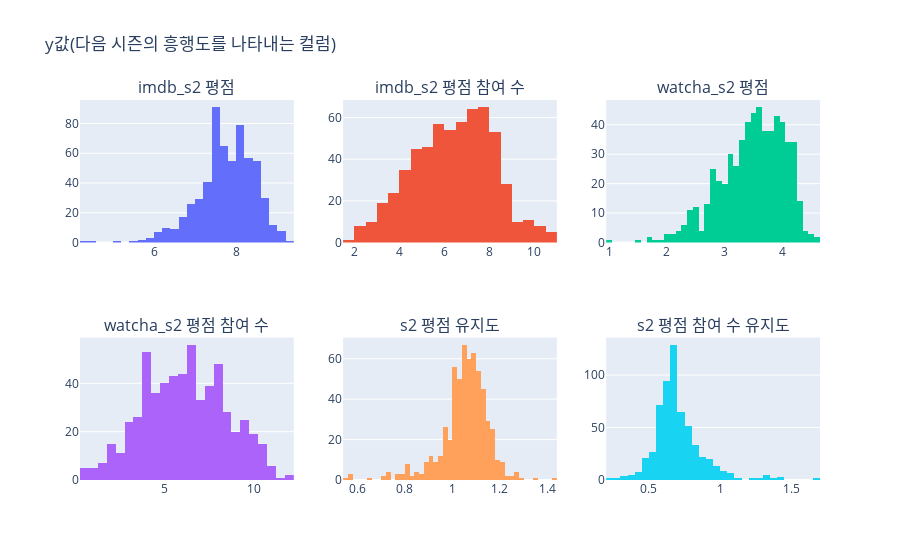
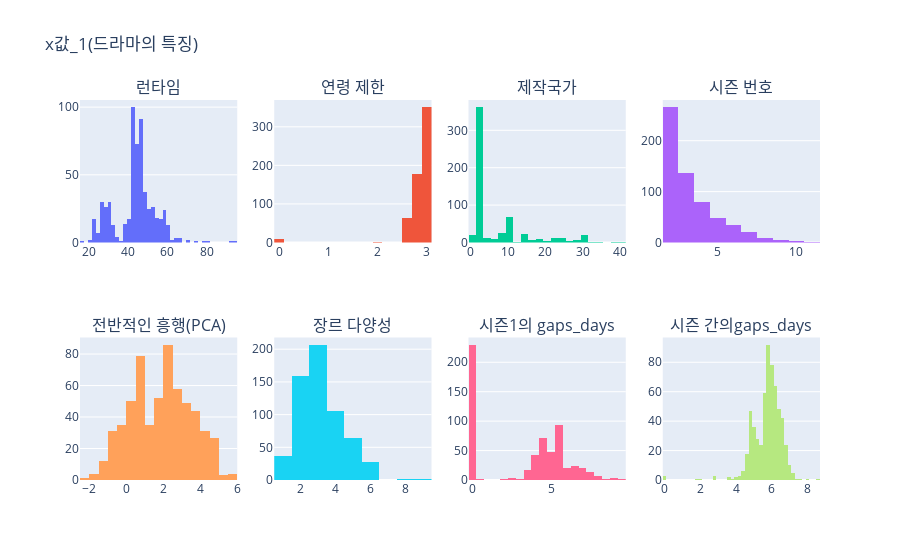
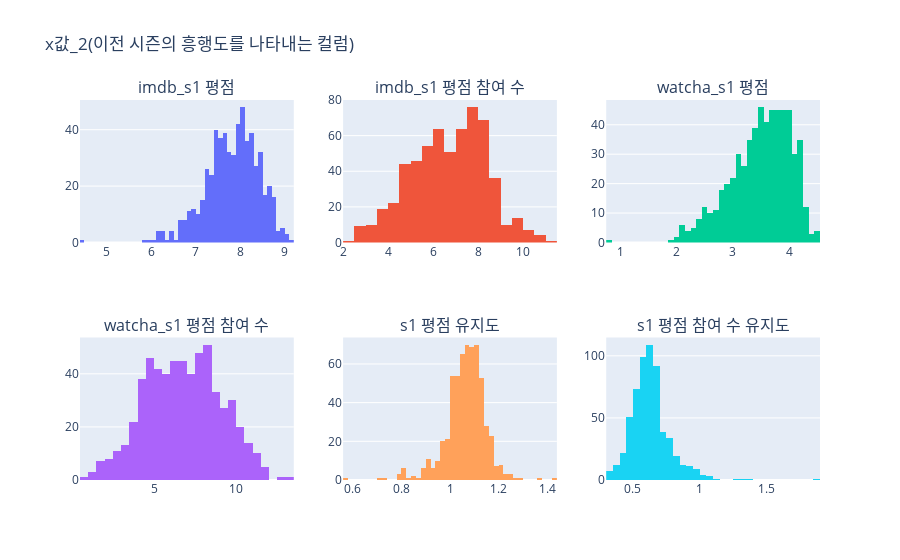

The notebook cell these images were saved under, in order:
### Code cell
# 분포도

# 첫 번째 그래프: 6개의 속성 히스토그램
fig1 = make_subplots(rows=2, cols=3, subplot_titles=['imdb_s2 평점', 'imdb_s2 평점 참여 수', 'watcha_s2 평점', 'watcha_s2 평점 참여 수', 's2 평점 유지도', 's2 평점 참여 수 유지도'])
columns1 = ['i_s2_rate', 'i_s2_rate_cnt', 'w_s2_rate', 'w_s2_rate_cnt', 's2_rate_retention', 's2_rate_cnt_retention']

for i, col in enumerate(columns1):
    fig1.add_trace(go.Histogram(x=df[col], name=col), row=(i // 3) + 1, col=(i % 3) + 1)

fig1.update_layout(title_text='y값(다음 시즌의 흥행도를 나타내는 컬럼)', showlegend=False)

# 두 번째 그래프: 8개의 속성 히스토그램
fig2 = make_subplots(rows=2, cols=4, subplot_titles=['런타임', '연령 제한', '제작국가', '시즌 번호', '전반적인 흥행(PCA)', '장르 다양성', '시즌1의 gaps_days', '시즌 간의gaps_days'])
columns2 = ['runtime', 'age_rating', 'production_country', 'seson_n', 'PCA', 'genre_len', 's1_gap_days', 'season_gaps_days']

for i, col in enumerate(columns2):
    fig2.add_trace(go.Histogram(x=df[col], name=col), row=(i // 4) + 1, col=(i % 4) + 1)

fig2.update_layout(title_text='x값_1(드라마의 특징)', showlegend=False)

# 세 번째 그래프: 6개의 속성 히스토그램
fig3 = make_subplots(rows=2, cols=3, subplot_titles=['imdb_s1 평점', 'imdb_s1 평점 참여 수', 'watcha_s1 평점', 'watcha_s1 평점 참여 수', 's1 평점 유지도', 's1 평점 참여 수 유지도'])
columns3 = ['i_s1_rate', 'i_s1_rate_cnt', 'w_s1_rate', 'w_s1_rate_cnt', 's1_rate_retention', 's1_rate_cnt_retention']

for i, col in enumerate(columns3):
    fig3.add_trace(go.Histogram(x=df[col], name=col), row=(i // 3) + 1, col=(i % 3) + 1)

fig3.update_layout(title_text='x값_2(이전 시즌의 흥행도를 나타내는 컬럼)', showlegend=False)

# 그래프 출력
fig1.show()
fig2.show()
fig3.show()

### Figure 1 — Plotly figure (JSON) as saved in the notebook; plotly's stock layout.template omitted (floating-point values rounded to 4 significant figures; data arrays with more than 128 entries replaced by an {"elided": "..."} marker saying what was removed)
{"data": [{"name": "i_s2_rate", "type": "histogram", "x": {"elided": "601 float values"}, "xaxis": "x", "yaxis": "y"}, {"name": "i_s2_rate_cnt", "type": "histogram", "x": {"elided": "601 float values"}, "xaxis": "x2", "yaxis": "y2"}, {"name": "w_s2_rate", "type": "histogram", "x": {"elided": "601 float values"}, "xaxis": "x3", "yaxis": "y3"}, {"name": "w_s2_rate_cnt", "type": "histogram", "x": {"elided": "601 float values"}, "xaxis": "x4", "yaxis": "y4"}, {"name": "s2_rate_retention", "type": "histogram", "x": {"elided": "601 float values"}, "xaxis": "x5", "yaxis": "y5"}, {"name": "s2_rate_cnt_retention", "type": "histogram", "x": {"elided": "601 float values"}, "xaxis": "x6", "yaxis": "y6"}], "layout": {"annotations": [{"font": {"size": 16}, "showarrow": false, "text": "imdb_s2 평점", "x": 0.1444, "xanchor": "center", "xref": "paper", "y": 1, "yanchor": "bottom", "yref": "paper"}, {"font": {"size": 16}, "showarrow": false, "text": "imdb_s2 평점 참여 수", "x": 0.5, "xanchor": "center", "xref": "paper", "y": 1, "yanchor": "bottom", "yref": "paper"}, {"font": {"size": 16}, "showarrow": false, "text": "watcha_s2 평점", "x": 0.8556, "xanchor": "center", "xref": "paper", "y": 1, "yanchor": "bottom", "yref": "paper"}, {"font": {"size": 16}, "showarrow": false, "text": "watcha_s2 평점 참여 수", "x": 0.1444, "xanchor": "center", "xref": "paper", "y": 0.375, "yanchor": "bottom", "yref": "paper"}, {"font": {"size": 16}, "showarrow": false, "text": "s2 평점 유지도", "x": 0.5, "xanchor": "center", "xref": "paper", "y": 0.375, "yanchor": "bottom", "yref": "paper"}, {"font": {"size": 16}, "showarrow": false, "text": "s2 평점 참여 수 유지도", "x": 0.8556, "xanchor": "center", "xref": "paper", "y": 0.375, "yanchor": "bottom", "yref": "paper"}], "showlegend": false, "title": {"text": "y값(다음 시즌의 흥행도를 나타내는 컬럼)"}, "xaxis": {"anchor": "y", "domain": [0, 0.2889]}, "xaxis2": {"anchor": "y2", "domain": [0.3556, 0.6444]}, "xaxis3": {"anchor": "y3", "domain": [0.7111, 1]}, "xaxis4": {"anchor": "y4", "domain": [0, 0.2889]}, "xaxis5": {"anchor": "y5", "domain": [0.3556, 0.6444]}, "xaxis6": {"anchor": "y6", "domain": [0.7111, 1]}, "yaxis": {"anchor": "x", "domain": [0.625, 1]}, "yaxis2": {"anchor": "x2", "domain": [0.625, 1]}, "yaxis3": {"anchor": "x3", "domain": [0.625, 1]}, "yaxis4": {"anchor": "x4", "domain": [0, 0.375]}, "yaxis5": {"anchor": "x5", "domain": [0, 0.375]}, "yaxis6": {"anchor": "x6", "domain": [0, 0.375]}}}

### Figure 2 — Plotly figure (JSON) as saved in the notebook; plotly's stock layout.template omitted (floating-point values rounded to 4 significant figures; data arrays with more than 128 entries replaced by an {"elided": "..."} marker saying what was removed)
{"data": [{"name": "runtime", "type": "histogram", "x": {"elided": "601 int values"}, "xaxis": "x", "yaxis": "y"}, {"name": "age_rating", "type": "histogram", "x": {"elided": "601 float values"}, "xaxis": "x2", "yaxis": "y2"}, {"name": "production_country", "type": "histogram", "x": {"elided": "601 int values"}, "xaxis": "x3", "yaxis": "y3"}, {"name": "seson_n", "type": "histogram", "x": {"elided": "601 int values"}, "xaxis": "x4", "yaxis": "y4"}, {"name": "PCA", "type": "histogram", "x": {"elided": "601 float values"}, "xaxis": "x5", "yaxis": "y5"}, {"name": "genre_len", "type": "histogram", "x": {"elided": "601 int values"}, "xaxis": "x6", "yaxis": "y6"}, {"name": "s1_gap_days", "type": "histogram", "x": {"elided": "601 float values"}, "xaxis": "x7", "yaxis": "y7"}, {"name": "season_gaps_days", "type": "histogram", "x": {"elided": "601 float values"}, "xaxis": "x8", "yaxis": "y8"}], "layout": {"annotations": [{"font": {"size": 16}, "showarrow": false, "text": "런타임", "x": 0.1062, "xanchor": "center", "xref": "paper", "y": 1, "yanchor": "bottom", "yref": "paper"}, {"font": {"size": 16}, "showarrow": false, "text": "연령 제한", "x": 0.3688, "xanchor": "center", "xref": "paper", "y": 1, "yanchor": "bottom", "yref": "paper"}, {"font": {"size": 16}, "showarrow": false, "text": "제작국가", "x": 0.6313, "xanchor": "center", "xref": "paper", "y": 1, "yanchor": "bottom", "yref": "paper"}, {"font": {"size": 16}, "showarrow": false, "text": "시즌 번호", "x": 0.8938, "xanchor": "center", "xref": "paper", "y": 1, "yanchor": "bottom", "yref": "paper"}, {"font": {"size": 16}, "showarrow": false, "text": "전반적인 흥행(PCA)", "x": 0.1062, "xanchor": "center", "xref": "paper", "y": 0.375, "yanchor": "bottom", "yref": "paper"}, {"font": {"size": 16}, "showarrow": false, "text": "장르 다양성", "x": 0.3688, "xanchor": "center", "xref": "paper", "y": 0.375, "yanchor": "bottom", "yref": "paper"}, {"font": {"size": 16}, "showarrow": false, "text": "시즌1의 gaps_days", "x": 0.6313, "xanchor": "center", "xref": "paper", "y": 0.375, "yanchor": "bottom", "yref": "paper"}, {"font": {"size": 16}, "showarrow": false, "text": "시즌 간의gaps_days", "x": 0.8938, "xanchor": "center", "xref": "paper", "y": 0.375, "yanchor": "bottom", "yref": "paper"}], "showlegend": false, "title": {"text": "x값_1(드라마의 특징)"}, "xaxis": {"anchor": "y", "domain": [0, 0.2125]}, "xaxis2": {"anchor": "y2", "domain": [0.2625, 0.475]}, "xaxis3": {"anchor": "y3", "domain": [0.525, 0.7375]}, "xaxis4": {"anchor": "y4", "domain": [0.7875, 1]}, "xaxis5": {"anchor": "y5", "domain": [0, 0.2125]}, "xaxis6": {"anchor": "y6", "domain": [0.2625, 0.475]}, "xaxis7": {"anchor": "y7", "domain": [0.525, 0.7375]}, "xaxis8": {"anchor": "y8", "domain": [0.7875, 1]}, "yaxis": {"anchor": "x", "domain": [0.625, 1]}, "yaxis2": {"anchor": "x2", "domain": [0.625, 1]}, "yaxis3": {"anchor": "x3", "domain": [0.625, 1]}, "yaxis4": {"anchor": "x4", "domain": [0.625, 1]}, "yaxis5": {"anchor": "x5", "domain": [0, 0.375]}, "yaxis6": {"anchor": "x6", "domain": [0, 0.375]}, "yaxis7": {"anchor": "x7", "domain": [0, 0.375]}, "yaxis8": {"anchor": "x8", "domain": [0, 0.375]}}}

### Figure 3 — Plotly figure (JSON) as saved in the notebook; plotly's stock layout.template omitted (floating-point values rounded to 4 significant figures; data arrays with more than 128 entries replaced by an {"elided": "..."} marker saying what was removed)
{"data": [{"name": "i_s1_rate", "type": "histogram", "x": {"elided": "601 float values"}, "xaxis": "x", "yaxis": "y"}, {"name": "i_s1_rate_cnt", "type": "histogram", "x": {"elided": "601 float values"}, "xaxis": "x2", "yaxis": "y2"}, {"name": "w_s1_rate", "type": "histogram", "x": {"elided": "601 float values"}, "xaxis": "x3", "yaxis": "y3"}, {"name": "w_s1_rate_cnt", "type": "histogram", "x": {"elided": "601 float values"}, "xaxis": "x4", "yaxis": "y4"}, {"name": "s1_rate_retention", "type": "histogram", "x": {"elided": "601 float values"}, "xaxis": "x5", "yaxis": "y5"}, {"name": "s1_rate_cnt_retention", "type": "histogram", "x": {"elided": "601 float values"}, "xaxis": "x6", "yaxis": "y6"}], "layout": {"annotations": [{"font": {"size": 16}, "showarrow": false, "text": "imdb_s1 평점", "x": 0.1444, "xanchor": "center", "xref": "paper", "y": 1, "yanchor": "bottom", "yref": "paper"}, {"font": {"size": 16}, "showarrow": false, "text": "imdb_s1 평점 참여 수", "x": 0.5, "xanchor": "center", "xref": "paper", "y": 1, "yanchor": "bottom", "yref": "paper"}, {"font": {"size": 16}, "showarrow": false, "text": "watcha_s1 평점", "x": 0.8556, "xanchor": "center", "xref": "paper", "y": 1, "yanchor": "bottom", "yref": "paper"}, {"font": {"size": 16}, "showarrow": false, "text": "watcha_s1 평점 참여 수", "x": 0.1444, "xanchor": "center", "xref": "paper", "y": 0.375, "yanchor": "bottom", "yref": "paper"}, {"font": {"size": 16}, "showarrow": false, "text": "s1 평점 유지도", "x": 0.5, "xanchor": "center", "xref": "paper", "y": 0.375, "yanchor": "bottom", "yref": "paper"}, {"font": {"size": 16}, "showarrow": false, "text": "s1 평점 참여 수 유지도", "x": 0.8556, "xanchor": "center", "xref": "paper", "y": 0.375, "yanchor": "bottom", "yref": "paper"}], "showlegend": false, "title": {"text": "x값_2(이전 시즌의 흥행도를 나타내는 컬럼)"}, "xaxis": {"anchor": "y", "domain": [0, 0.2889]}, "xaxis2": {"anchor": "y2", "domain": [0.3556, 0.6444]}, "xaxis3": {"anchor": "y3", "domain": [0.7111, 1]}, "xaxis4": {"anchor": "y4", "domain": [0, 0.2889]}, "xaxis5": {"anchor": "y5", "domain": [0.3556, 0.6444]}, "xaxis6": {"anchor": "y6", "domain": [0.7111, 1]}, "yaxis": {"anchor": "x", "domain": [0.625, 1]}, "yaxis2": {"anchor": "x2", "domain": [0.625, 1]}, "yaxis3": {"anchor": "x3", "domain": [0.625, 1]}, "yaxis4": {"anchor": "x4", "domain": [0, 0.375]}, "yaxis5": {"anchor": "x5", "domain": [0, 0.375]}, "yaxis6": {"anchor": "x6", "domain": [0, 0.375]}}}
